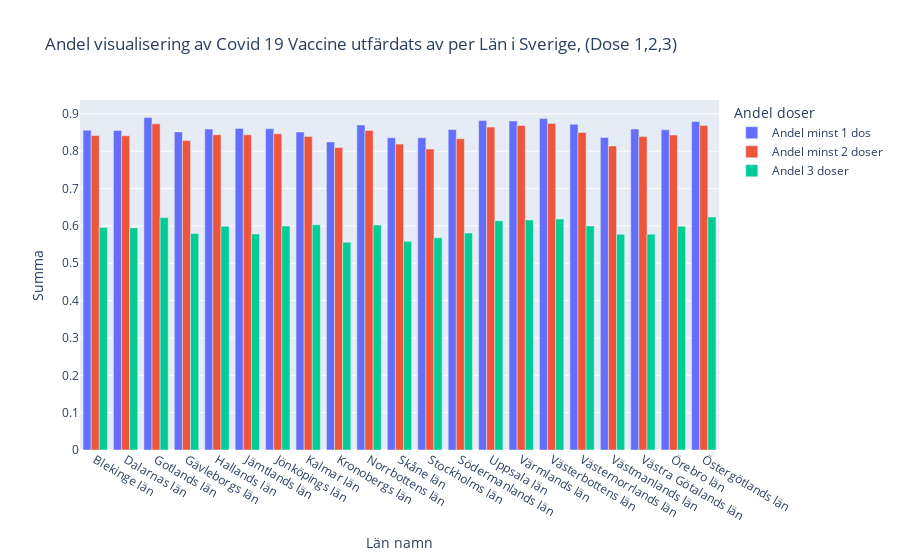

Notebook code cell kept with this figure:
### Code cell
proportion_counties = px.bar(
    df_grouped_counties, # Dataframe
    x="Län_namn", # Column
    y=["Andel minst 1 dos","Andel minst 2 doser","Andel 3 doser"], # Using the 3 columns as a list to receive each value
    title="Andel visualisering av Covid 19 Vaccine utfärdats av per Län i Sverige, (Dose 1,2,3) ", # Cresting a title. 
    barmode= "group", # This groups the bars into 3, instead of them being stacked
    labels={
        "Län_namn":"Län namn", # Creating better labels
        "variable": "Andel doser",
        "value":"Summa"}        
    )

proportion_counties.write_html("Visualiseringar/Andel_vaccines_Län.html") # saving graph as html file
proportion_counties.show()

### Figure 1 — Plotly figure (JSON) as saved in the notebook; plotly's stock layout.template omitted (floating-point values rounded to 4 significant figures)
{"data": [{"alignmentgroup": "True", "hovertemplate": "Andel doser=Andel minst 1 dos<br>Län namn=%{x}<br>Summa=%{y}<extra></extra>", "legendgroup": "Andel minst 1 dos", "marker": {"color": "#636efa", "pattern": {"shape": ""}}, "name": "Andel minst 1 dos", "offsetgroup": "Andel minst 1 dos", "orientation": "v", "showlegend": true, "textposition": "auto", "type": "bar", "x": ["Blekinge län", "Dalarnas län", "Gotlands län", "Gävleborgs län", "Hallands län", "Jämtlands län", "Jönköpings län", "Kalmar län", "Kronobergs län", "Norrbottens län", "Skåne län", "Stockholms län", "Södermanlands län", "Uppsala län", "Värmlands län", "Västerbottens län", "Västernorrlands län", "Västmanlands län", "Västra Götalands län", "Örebro län", "Östergötlands län"], "xaxis": "x", "y": [0.8565, 0.8556, 0.8903, 0.8517, 0.8592, 0.8609, 0.86, 0.8513, 0.825, 0.8703, 0.8359, 0.8359, 0.8579, 0.8824, 0.8808, 0.8878, 0.8723, 0.8365, 0.8594, 0.8572, 0.8793], "yaxis": "y"}, {"alignmentgroup": "True", "hovertemplate": "Andel doser=Andel minst 2 doser<br>Län namn=%{x}<br>Summa=%{y}<extra></extra>", "legendgroup": "Andel minst 2 doser", "marker": {"color": "#EF553B", "pattern": {"shape": ""}}, "name": "Andel minst 2 doser", "offsetgroup": "Andel minst 2 doser", "orientation": "v", "showlegend": true, "textposition": "auto", "type": "bar", "x": ["Blekinge län", "Dalarnas län", "Gotlands län", "Gävleborgs län", "Hallands län", "Jämtlands län", "Jönköpings län", "Kalmar län", "Kronobergs län", "Norrbottens län", "Skåne län", "Stockholms län", "Södermanlands län", "Uppsala län", "Värmlands län", "Västerbottens län", "Västernorrlands län", "Västmanlands län", "Västra Götalands län", "Örebro län", "Östergötlands län"], "xaxis": "x", "y": [0.842, 0.8413, 0.8734, 0.8289, 0.8442, 0.844, 0.8467, 0.8395, 0.8102, 0.8554, 0.8191, 0.8059, 0.8334, 0.8646, 0.8688, 0.8743, 0.8503, 0.8141, 0.8397, 0.8434, 0.8686], "yaxis": "y"}, {"alignmentgroup": "True", "hovertemplate": "Andel doser=Andel 3 doser<br>Län namn=%{x}<br>Summa=%{y}<extra></extra>", "legendgroup": "Andel 3 doser", "marker": {"color": "#00cc96", "pattern": {"shape": ""}}, "name": "Andel 3 doser", "offsetgroup": "Andel 3 doser", "orientation": "v", "showlegend": true, "textposition": "auto", "type": "bar", "x": ["Blekinge län", "Dalarnas län", "Gotlands län", "Gävleborgs län", "Hallands län", "Jämtlands län", "Jönköpings län", "Kalmar län", "Kronobergs län", "Norrbottens län", "Skåne län", "Stockholms län", "Södermanlands län", "Uppsala län", "Värmlands län", "Västerbottens län", "Västernorrlands län", "Västmanlands län", "Västra Götalands län", "Örebro län", "Östergötlands län"], "xaxis": "x", "y": [0.5959, 0.5948, 0.6225, 0.5796, 0.5994, 0.5785, 0.5998, 0.603, 0.5565, 0.6023, 0.5587, 0.5683, 0.581, 0.614, 0.616, 0.6185, 0.6001, 0.5774, 0.5779, 0.5992, 0.6238], "yaxis": "y"}], "layout": {"barmode": "group", "legend": {"title": {"text": "Andel doser"}, "tracegroupgap": 0}, "title": {"text": "Andel visualisering av Covid 19 Vaccine utfärdats av per Län i Sverige, (Dose 1,2,3) "}, "xaxis": {"anchor": "y", "domain": [0, 1], "title": {"text": "Län namn"}}, "yaxis": {"anchor": "x", "domain": [0, 1], "title": {"text": "Summa"}}}}
